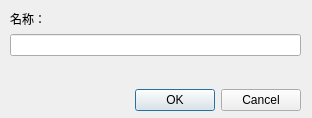
<?xml version="1.0" encoding="UTF-8"?>
<ui version="4.0">
 <class>AddTermDialog</class>
 <widget class="QDialog" name="AddTermDialog">
  <property name="geometry">
   <rect>
    <x>0</x>
    <y>0</y>
    <width>312</width>
    <height>118</height>
   </rect>
  </property>
  <property name="windowTitle">
   <string>新建</string>
  </property>
  <property name="autoFillBackground">
   <bool>false</bool>
  </property>
  <widget class="QWidget" name="layoutWidget">
   <property name="geometry">
    <rect>
     <x>10</x>
     <y>10</y>
     <width>291</width>
     <height>101</height>
    </rect>
   </property>
   <layout class="QVBoxLayout" name="verticalLayout">
    <item>
     <widget class="QLabel" name="label">
      <property name="text">
       <string>名称：</string>
      </property>
     </widget>
    </item>
    <item>
     <widget class="QLineEdit" name="termNameEdit"/>
    </item>
    <item>
     <spacer name="verticalSpacer">
      <property name="orientation">
       <enum>Qt::Vertical</enum>
      </property>
      <property name="sizeHint" stdset="0">
       <size>
        <width>20</width>
        <height>40</height>
       </size>
      </property>
     </spacer>
    </item>
    <item>
     <widget class="QDialogButtonBox" name="buttonBox">
      <property name="standardButtons">
       <set>QDialogButtonBox::Cancel|QDialogButtonBox::Ok</set>
      </property>
     </widget>
    </item>
   </layout>
  </widget>
 </widget>
 <resources/>
 <connections>
  <connection>
   <sender>buttonBox</sender>
   <signal>accepted()</signal>
   <receiver>AddTermDialog</receiver>
   <slot>accept()</slot>
   <hints>
    <hint type="sourcelabel">
     <x>155</x>
     <y>97</y>
    </hint>
    <hint type="destinationlabel">
     <x>155</x>
     <y>58</y>
    </hint>
   </hints>
  </connection>
  <connection>
   <sender>buttonBox</sender>
   <signal>rejected()</signal>
   <receiver>AddTermDialog</receiver>
   <slot>reject()</slot>
   <hints>
    <hint type="sourcelabel">
     <x>155</x>
     <y>97</y>
    </hint>
    <hint type="destinationlabel">
     <x>155</x>
     <y>58</y>
    </hint>
   </hints>
  </connection>
 </connections>
</ui>
